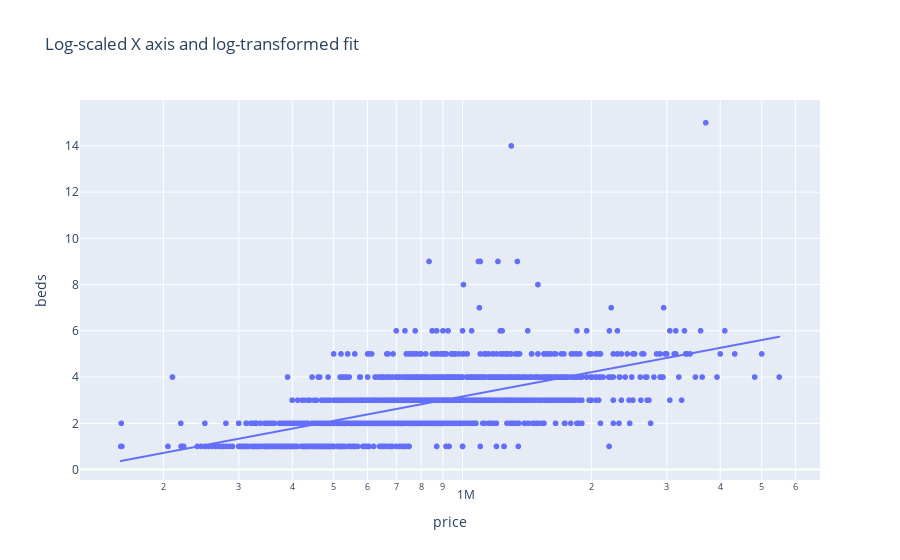

Notebook cell for this chart:
### Code cell
fig = px.scatter(new_train, x="price", y="beds", log_x=True, 
                 trendline="ols", trendline_options=dict(log_x=True),
                 title="Log-scaled X axis and log-transformed fit")
fig.show()

### Figure 1 — Plotly figure (JSON) as saved in the notebook; plotly's stock layout.template omitted (floating-point values rounded to 4 significant figures; data arrays with more than 128 entries replaced by an {"elided": "..."} marker saying what was removed)
{"data": [{"hovertemplate": "price=%{x}<br>beds=%{y}<extra></extra>", "legendgroup": "", "marker": {"color": "#636efa", "symbol": "circle"}, "mode": "markers", "name": "", "showlegend": false, "type": "scattergl", "x": {"elided": "2002 int values"}, "xaxis": "x", "y": {"elided": "2002 int values"}, "yaxis": "y"}, {"hovertemplate": "<b>OLS trendline</b><br>beds = 3.49389 * log10(price) + -17.8038<br>R<sup>2</sup>=0.369645<br><br>price=%{x}<br>beds=%{y} <b>(trend)</b><extra></extra>", "legendgroup": "", "marker": {"color": "#636efa", "symbol": "circle"}, "mode": "lines", "name": "", "showlegend": false, "type": "scattergl", "x": {"elided": "2002 int values"}, "xaxis": "x", "y": {"elided": "2002 float values"}, "yaxis": "y"}], "layout": {"legend": {"tracegroupgap": 0}, "title": {"text": "Log-scaled X axis and log-transformed fit"}, "xaxis": {"anchor": "y", "domain": [0, 1], "title": {"text": "price"}, "type": "log"}, "yaxis": {"anchor": "x", "domain": [0, 1], "title": {"text": "beds"}}}}
